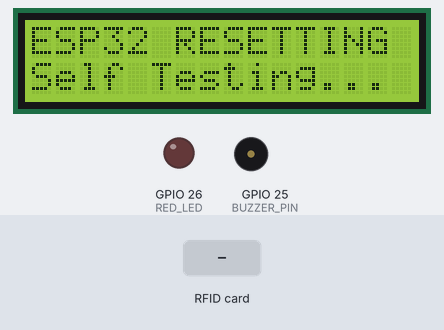
The sketch below on a simulated ESP32. Parts: 16×2 character LCD, output pins drawn as LEDs (lit = HIGH), buzzer (waves = sounding). Dashed ring = blinking. The test bench sets the inputs (shaded band). Pins used as bus, display or sensor lines are not drawn; what the sketch prints to the serial monitor is not drawn.

Above: at 1.3 s.
At 3.2 s:
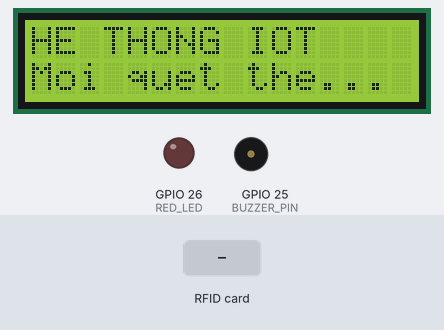
3.3 s: RFID card 20 89 B2 4A held to the reader
At 4.4 s:
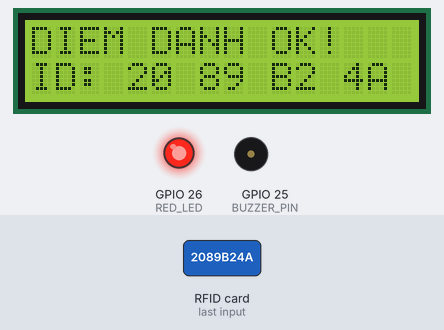
6.2 s: RFID card B2 30 38 28 held to the reader
At 7.4 s:
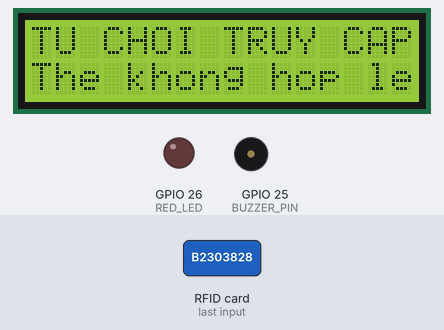
9.2 s: RFID card 5E 7A 19 C4 held to the reader
At 9.7 s:
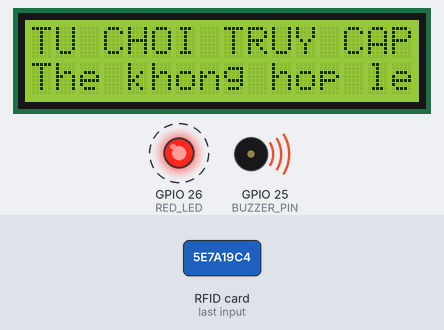
Timing chart, 0 to 12.2 s (numbered marks = the images above; inputs shaded):
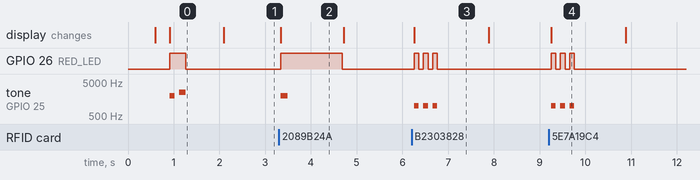

The sketch:

Test_LCD_Buzzer_LED.ino
```cpp
#include <SPI.h>
#include <MFRC522.h>
#include <Wire.h>
#include <LiquidCrystal_I2C.h>

// --- ĐỊNH NGHĨA CHÂN GPIO THEO SƠ ĐỒ HỆ THỐNG ---
#define SS_PIN      5   // RC522 SDA / SS
#define RST_PIN     4   // RC522 RST
#define BUZZER_PIN  25  // Còi Buzzer
#define RED_LED     26  // Đèn LED đỏ

// Khởi tạo LCD 16x2 I2C (Địa chỉ 0x27)
LiquidCrystal_I2C lcd(0x27, 16, 2);

// Khởi tạo RFID RC522
MFRC522 rfid(SS_PIN, RST_PIN);

// Mã UID hoặc Token hợp lệ mẫu
const String VALID_UID_1 = "20 89 B2 4A";
const String VALID_TOKEN_1 = "B2303828"; // MSSV ghi bằng app NFC Tools

// Khai báo hàm
void systemStartupTest();
void resetLcdIdle();
void handleSuccess(String info);
void handleFailed(String info);
void playBeep(int frequency, int durationMs);
String readTokenFromBlock(byte blockAddr);

void setup() {
  Serial.begin(115200);

  // 1. Cấu hình Output
  pinMode(BUZZER_PIN, OUTPUT);
  pinMode(RED_LED, OUTPUT);
  digitalWrite(BUZZER_PIN, LOW);
  digitalWrite(RED_LED, LOW);

  // 2. Chờ 500ms để điện áp chip HD44780 trên LCD ổn định hoàn toàn
  delay(500);

  // 3. Khởi tạo I2C chuẩn 100kHz
  Wire.begin(21, 22);        // SDA = GPIO 21, SCL = GPIO 22
  Wire.setClock(100000);     // Hạ xung I2C chống nhiễu
  delay(100);

  lcd.init();                // Khởi tạo LCD lần 1
  delay(100);
  lcd.init();                // Khởi tạo lần 2 để ép LCD vào đúng chế độ 4-bit
  lcd.backlight();
  lcd.clear();

  // 4. Khởi tạo SPI và module RFID RC522
  SPI.begin(18, 19, 23, 5);
  rfid.PCD_Init();

  // 5. Chạy Test khởi động
  systemStartupTest();

  // 6. Trở về màn hình chờ
  resetLcdIdle();
}

void loop() {
  // Kiểm tra xem có thẻ RFID chạm vào mặt đọc không
  if (!rfid.PICC_IsNewCardPresent() || !rfid.PICC_ReadCardSerial()) {
    return;
  }

  // 1. LẤY MÃ UID PHẦN CỨNG THẺ (Đã sửa lỗi cú pháp)
  String scannedUID = "";
  for (byte i = 0; i < rfid.uid.size; i++) {
    if (rfid.uid.uidByte[i] < 0x10) scannedUID += "0";
    scannedUID += String(rfid.uid.uidByte[i], HEX);
    if (i < rfid.uid.size - 1) scannedUID += " ";
  }
  scannedUID.toUpperCase();

  Serial.print("\n[RFID Scan] Ma UID: ");
  Serial.println(scannedUID);

  // 2. ĐỌC DỮ LIỆU TOKEN / NDEF (BLOCK 4 - SECTOR 1)
  String scannedToken = readTokenFromBlock(4);
  if (scannedToken.length() > 0) {
    Serial.print("[RFID Scan] Token/Text tren the: ");
    Serial.println(scannedToken);
  }

  // 3. KIỂM TRA ĐIỀU KIỆN TRUY CẬP (Khớp UID HOẶC Khớp Token)
  if (scannedUID.equals(VALID_UID_1) || scannedToken.indexOf(VALID_TOKEN_1) >= 0) {
    handleSuccess(scannedToken.length() > 0 ? scannedToken : scannedUID);
  } else {
    handleFailed(scannedUID);
  }

  // Ngắt giao tiếp thẻ để sẵn sàng lượt quét tiếp theo
  rfid.PICC_HaltA();
  rfid.PCD_StopCrypto1();
  delay(1000);
}

// --- HÀM ĐỌC & LỌC SẠCH DỮ LIỆU TOKEN (LOẠI BỎ HEADER NDEF CHỐNG RÁC LCD) ---
String readTokenFromBlock(byte blockAddr) {
  MFRC522::MIFARE_Key key;
  for (byte i = 0; i < 6; i++) key.keyByte[i] = 0xFF;

  byte buffer[18];
  byte size = sizeof(buffer);

  MFRC522::StatusCode status = rfid.PCD_Authenticate(MFRC522::PICC_CMD_MF_AUTH_KEY_A, blockAddr, &key, &(rfid.uid));
  if (status != MFRC522::STATUS_OK) {
    return "";
  }

  status = rfid.MIFARE_Read(blockAddr, buffer, &size);
  if (status != MFRC522::STATUS_OK) {
    return "";
  }

  // Chỉ giữ lại ký tự Chữ và Số (A-Z, a-z, 0-9) để loại bỏ hoàn toàn byte NDEF header
  String data = "";
  for (uint8_t i = 0; i < 16; i++) {
    char c = (char)buffer[i];
    if (isAlphaNumeric(c)) {
      data += c;
    }
  }
  data.trim();
  return data;
}

// --- TỰ ĐỘNG TEST TOÀN BỘ LINH KIỆN KHI RESET ESP32 ---
void systemStartupTest() {
  Serial.println("==========================================");
  Serial.println("   RESET ESP32 - CHẠY TEST KHỞI ĐỘNG");
  Serial.println("==========================================");

  lcd.clear();
  lcd.setCursor(0, 0);
  lcd.print("ESP32 RESETTING");
  lcd.setCursor(0, 1);
  lcd.print("Self Testing...");

  digitalWrite(RED_LED, HIGH);
  playBeep(2000, 100);
  delay(100);
  playBeep(2500, 150);

  digitalWrite(RED_LED, LOW);
  delay(800);

  Serial.println("-> Test Linh kien OK. He thong san sang!");
}

void resetLcdIdle() {
  lcd.clear();
  lcd.setCursor(0, 0);
  lcd.print("HE THONG IOT");
  lcd.setCursor(0, 1);
  lcd.print("Moi quet the...");
}

void handleSuccess(String info) {
  Serial.println("-> KẾT QUẢ: Quét thẻ thành công!");

  lcd.clear();
  lcd.setCursor(0, 0);
  lcd.print("DIEM DANH OK!");
  lcd.setCursor(0, 1);
  lcd.print("ID: " + info.substring(0, 12));

  digitalWrite(RED_LED, HIGH);
  playBeep(2000, 150);
  delay(1200);

  digitalWrite(RED_LED, LOW);
  resetLcdIdle();
}

void handleFailed(String info) {
  Serial.println("-> KẾT QUẢ: Thẻ không hợp lệ!");

  lcd.clear();
  lcd.setCursor(0, 0);
  lcd.print("TU CHOI TRUY CAP");
  lcd.setCursor(0, 1);
  lcd.print("The khong hop le");

  for (int i = 0; i < 3; i++) {
    digitalWrite(RED_LED, HIGH);
    playBeep(1000, 100);
    digitalWrite(RED_LED, LOW);
    delay(100);
  }

  delay(1000);
  resetLcdIdle();
}

void playBeep(int frequency, int durationMs) {
  tone(BUZZER_PIN, frequency, durationMs);
  digitalWrite(BUZZER_PIN, HIGH);
  delay(durationMs);
  noTone(BUZZER_PIN);
  digitalWrite(BUZZER_PIN, LOW);
}
```

Measured:
- after the input at 3.3 s, GPIO 26 (RED_LED): LOW → HIGH at once, → LOW 1.4 s later; tone on GPIO 25 (BUZZER_PIN): silent → 2000 Hz at once, → silent 0.15 s later; the display: changes at once (image 2)
- after the input at 6.2 s, GPIO 26 (RED_LED): alternates HIGH for 0.10 s and LOW for 0.10 s, 6 changes in all, then stays LOW, starting after 0.06 s; tone on GPIO 25 (BUZZER_PIN): alternates 1000 Hz for 0.10 s and silent for 0.10 s, 6 changes in all, then stays silent, starting after 0.06 s; the display: changes after 0.06 s (image 3)
- after the input at 9.2 s, GPIO 26 (RED_LED): alternates HIGH for 0.10 s and LOW for 0.10 s, 6 changes in all, then stays LOW, starting after 0.06 s; tone on GPIO 25 (BUZZER_PIN): alternates 1000 Hz for 0.10 s and silent for 0.10 s, 6 changes in all, then stays silent, starting after 0.06 s; the display: changes after 0.06 s (image 4)
- what the display in image 0 shows lasts 1.2 s, from 0.9 s to 2.1 s
- what the display in image 2 shows lasts 1.4 s, from 3.3 s to 4.7 s
- what the display in image 3 shows lasts 1.6 s, from 6.3 s to 7.9 s
